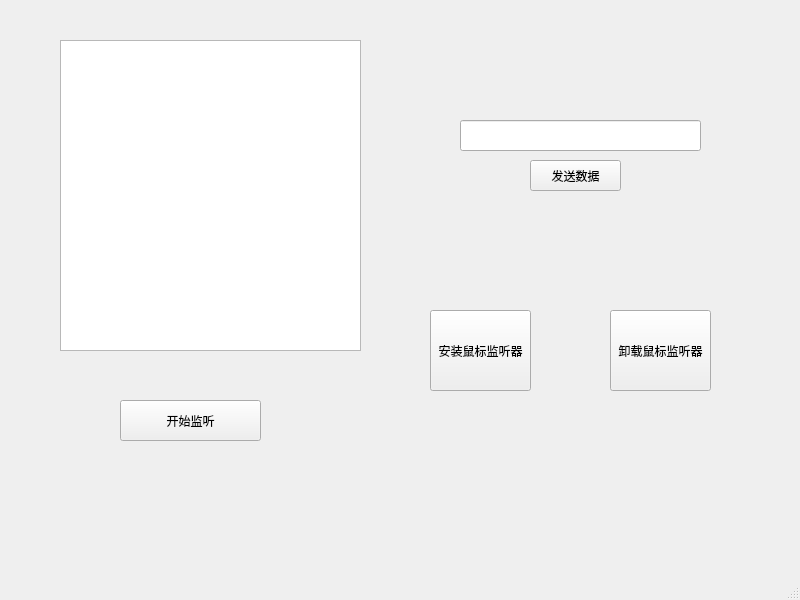
<?xml version="1.0" encoding="UTF-8"?>
<ui version="4.0">
 <class>MainWindow</class>
 <widget class="QMainWindow" name="MainWindow">
  <property name="geometry">
   <rect>
    <x>0</x>
    <y>0</y>
    <width>800</width>
    <height>600</height>
   </rect>
  </property>
  <property name="windowTitle">
   <string>MainWindow</string>
  </property>
  <widget class="QWidget" name="centralwidget">
   <widget class="QPushButton" name="listenButton">
    <property name="geometry">
     <rect>
      <x>120</x>
      <y>400</y>
      <width>141</width>
      <height>41</height>
     </rect>
    </property>
    <property name="text">
     <string>开始监听</string>
    </property>
   </widget>
   <widget class="QTextBrowser" name="textBrowser">
    <property name="geometry">
     <rect>
      <x>60</x>
      <y>40</y>
      <width>301</width>
      <height>311</height>
     </rect>
    </property>
   </widget>
   <widget class="QLineEdit" name="sendLine">
    <property name="geometry">
     <rect>
      <x>460</x>
      <y>120</y>
      <width>241</width>
      <height>31</height>
     </rect>
    </property>
   </widget>
   <widget class="QPushButton" name="sendButton">
    <property name="geometry">
     <rect>
      <x>530</x>
      <y>160</y>
      <width>91</width>
      <height>31</height>
     </rect>
    </property>
    <property name="text">
     <string>发送数据</string>
    </property>
   </widget>
   <widget class="QPushButton" name="inMouseButton">
    <property name="geometry">
     <rect>
      <x>430</x>
      <y>310</y>
      <width>101</width>
      <height>81</height>
     </rect>
    </property>
    <property name="text">
     <string>安装鼠标监听器</string>
    </property>
   </widget>
   <widget class="QPushButton" name="rmMouseButton">
    <property name="geometry">
     <rect>
      <x>610</x>
      <y>310</y>
      <width>101</width>
      <height>81</height>
     </rect>
    </property>
    <property name="text">
     <string>卸载鼠标监听器</string>
    </property>
   </widget>
  </widget>
  <widget class="QMenuBar" name="menubar">
   <property name="geometry">
    <rect>
     <x>0</x>
     <y>0</y>
     <width>800</width>
     <height>22</height>
    </rect>
   </property>
  </widget>
  <widget class="QStatusBar" name="statusbar"/>
 </widget>
 <resources/>
 <connections/>
</ui>
